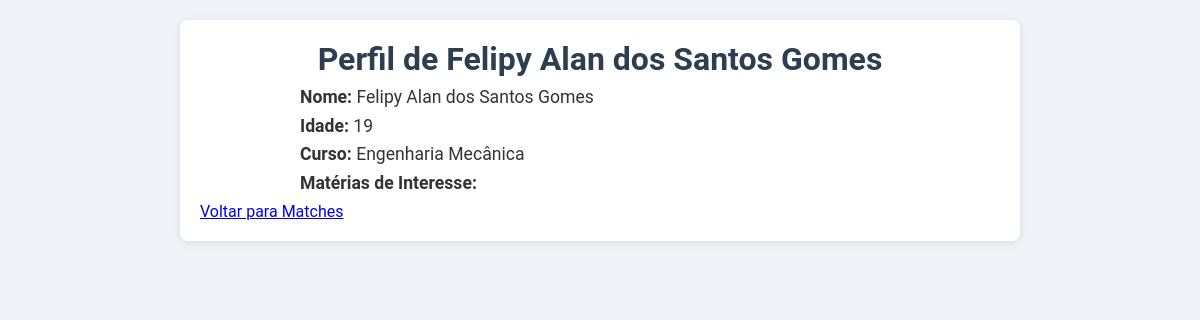
/perfil_usuario/1, run on the app's committed database.
### app.py (models this page shows)
class Usuario(db.Model):
    id = db.Column(db.Integer, primary_key=True)
    nome = db.Column(db.String(100), nullable=False)
    idade = db.Column(db.Integer, nullable=False)
    curso = db.Column(db.String(100), nullable=False)
    senha = db.Column(db.String(100), nullable=False)
    postagens = db.relationship('Postagem', backref='autor', lazy=True)
    preferencias = db.relationship('PreferenciaEstudo', back_populates='usuario', cascade="all, delete-orphan")

### app.py (the view)
@app.route('/perfil_usuario/<int:usuario_id>')
def perfil_usuario(usuario_id):
    usuario = Usuario.query.get_or_404(usuario_id)
    return render_template('perfil_usuario.html', usuario=usuario)

### templates/perfil_usuario.html (shortened to what this page needs)
<!DOCTYPE html>
<html lang="pt-BR">
<head>
    <link rel="stylesheet" href="{{ url_for('static', filename='styles.css') }}">
</head>
<body>
    <div class="container">
        <h1>Perfil de {{ usuario.nome }}</h1>
        <div class="perfil-info">
            <p><strong>Nome:</strong> {{ usuario.nome }}</p>
            <p><strong>Idade:</strong> {{ usuario.idade }}</p>
            <p><strong>Curso:</strong> {{ usuario.curso }}</p>
            <p><strong>Matérias de Interesse:</strong> {{ usuario.materias_interesse }}</p>
        </div>
        <a href="{{ url_for('matches') }}">Voltar para Matches</a>
    </div>
</body>
</html>

### static/styles.css (style rules this page uses)
body { font-family: 'Roboto', sans-serif; background-color: #F0F4F8; margin: 0; padding: 0; color: #333; }
h1, h2 { text-align: center; color: #2C3E50; margin: 0; }
.perfil-info { text-align: left; max-width: 600px; margin: 0 auto; font-size: 1.1em; }
.perfil-info p { margin: 0.5em 0; }
.container { width: 90%; max-width: 800px; margin: 20px auto; padding: 20px; background: #ffffff; border-radius: 8px; box-shadow: 0 2px 10px rgba(0, 0, 0, 0.1); }

### data on the page
Usuario: nome "Felipy Alan dos Santos Gomes", idade "19", curso "Engenharia Mecânica"
